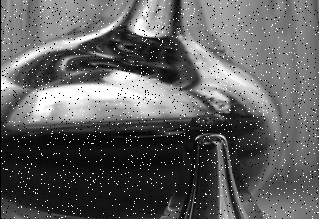
#> input picture img/test_image.png, 319 x 219 px
$ python task2.py
#> lines starting #> are read from the running program, lines starting #| are printed output that depends on the picture
import numpy as np
from PIL import Image


def median_filter(image_array, k):
    pad = k // 2
    padded = np.pad(image_array, ((pad, pad), (pad, pad), (0, 0)), mode='reflect')
    h, w, c = image_array.shape
    result = np.zeros_like(image_array)

    for y in range(h):
        for x in range(w):
            for channel in range(c):
                window = padded[y:y + k, x:x + k, channel].flatten()
                result[y, x, channel] = np.median(window)
    return result


if __name__ == "__main__":
    img = Image.open("img/test_image.png").convert("RGB")
#> img is the input picture: PIL image 319x219 RGB; min 0, max 255, mean 96.2
    img.show()

    img_array = np.array(img)

    denoised_array = median_filter(img_array, 3)
#> in median_filter, `padded = np.pad(image_array, ((pad, pad), (pad, pad), (0, 0)), mode='r..`:
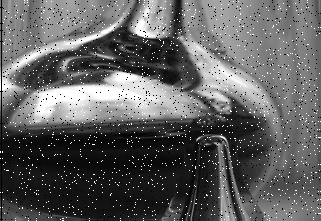
#> padded: shape (221, 321, 3); min 0, max 255, mean 96.3
#> after the loop in median_filter, `for y in range(h):`:
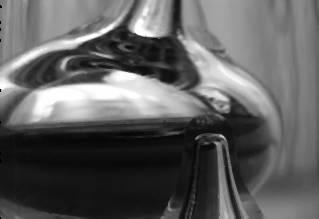
#> result: shape (219, 319, 3); min 0, max 255, mean 94.8
    denoised_img = Image.fromarray(denoised_array.astype(np.uint8))
    denoised_img.save("img/denoised_image(k=3).jpg")
    denoised_img.show()

    denoised_array = median_filter(img_array, 5)
#> call 2 of median_filter, with k = 5
#> in median_filter (call 2), `padded = np.pad(image_array, ((pad, pad), (pad, pad), (0, 0)), mode='r..`:
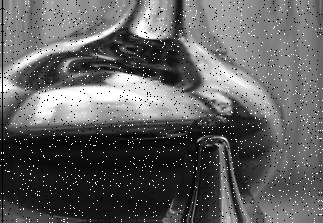
#> padded: shape (223, 323, 3); min 0, max 255, mean 96.4
    denoised_img = Image.fromarray(denoised_array.astype(np.uint8))
    denoised_img.save("img/denoised_image(k=5).jpg")
    denoised_img.show()

    denoised_array = median_filter(img_array, 7)
#> call 3 of median_filter, with k = 7
#> in median_filter (call 3), `padded = np.pad(image_array, ((pad, pad), (pad, pad), (0, 0)), mode='r..`:
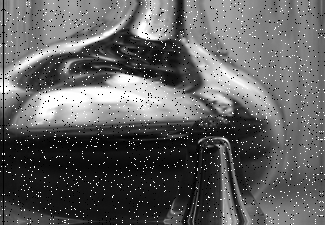
#> padded: shape (225, 325, 3); min 0, max 255, mean 96.5
#> after the loop in median_filter (call 3), `for y in range(h):`:
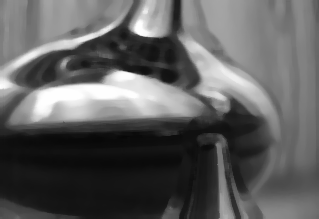
#> result: shape (219, 319, 3); min 7, max 254, mean 94.5
    denoised_img = Image.fromarray(denoised_array.astype(np.uint8))
    denoised_img.save("img/denoised_image(k=7).jpg")
    denoised_img.show()
